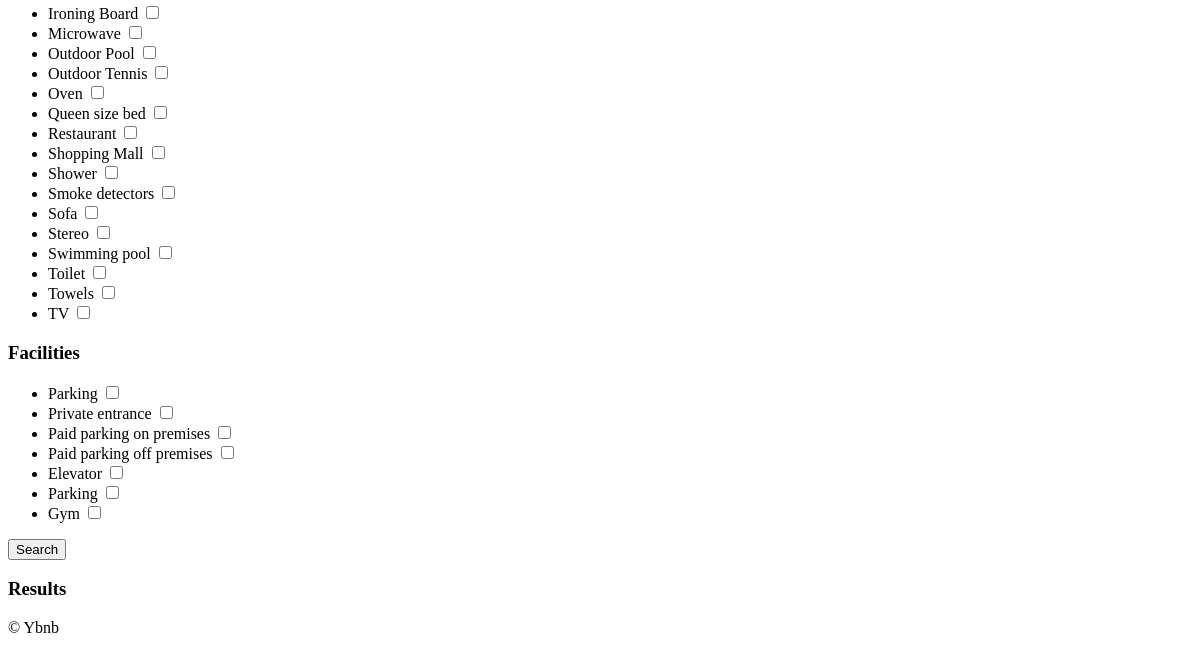
Before: /rooms/search/ (lower part) with the older database file.
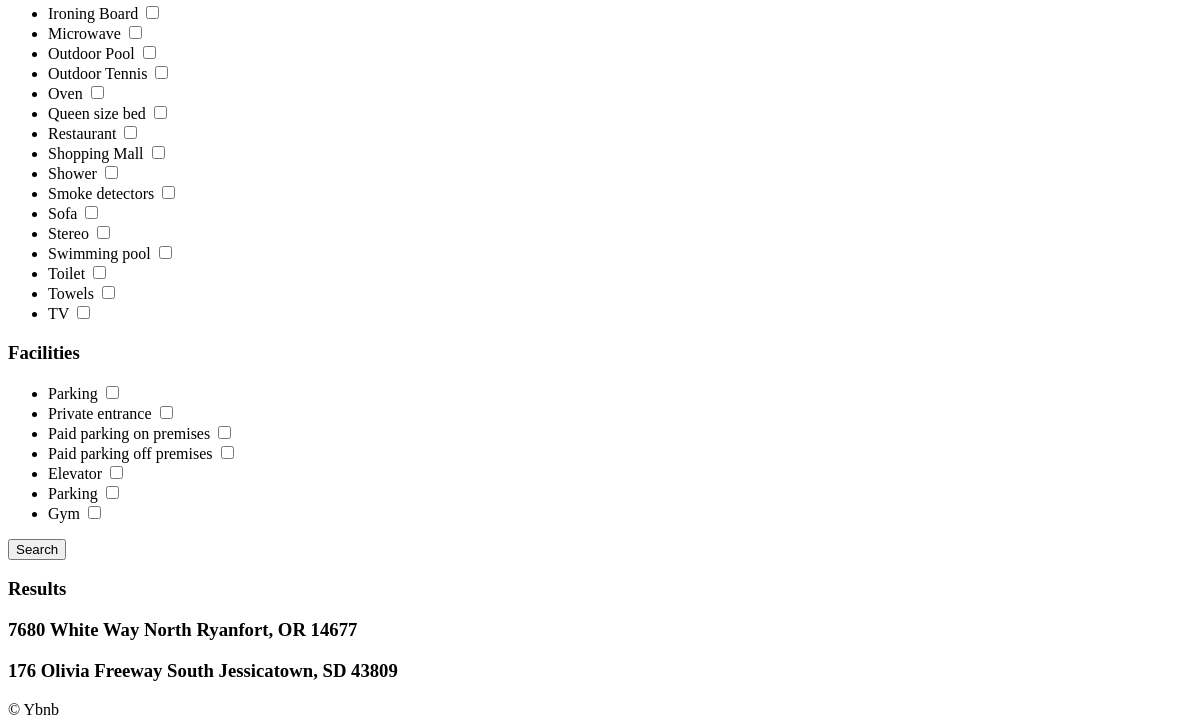
After: the same page with the newer database file.
### rooms/models.py (models this page shows, shortened)
class AbstractItem(core_models.TimeStampedModel):
    name = models.CharField(max_length=80)
    class Meta:
        abstract = True

class Amenity(AbstractItem):
    class Meta:
        verbose_name_plural = "Amenities"

class Facility(AbstractItem):
    class Meta:
        verbose_name_plural = "Facilities"

class Room(core_models.TimeStampedModel):
    name = models.CharField(max_length=140)
    description = models.TextField()
    country = CountryField()
    city = models.CharField(max_length=80)
    price = models.IntegerField()
    address = models.CharField(max_length=140)
    guests = models.IntegerField()
    beds = models.IntegerField()
    bedrooms = models.IntegerField()
    baths = models.IntegerField()
    check_in = models.TimeField()
    check_out = models.TimeField()
    instant_book = models.BooleanField(default=False)
    host = models.ForeignKey(
        "users.User", related_name="rooms", on_delete=models.CASCADE
    )
    room_type = models.ForeignKey(
        "RoomType", related_name="rooms", on_delete=models.SET_NULL, null=True
    )
    amenities = models.ManyToManyField("Amenity", related_name="rooms", blank=True)
    facilities = models.ManyToManyField("Facility", related_name="rooms", blank=True)
    house_rules = models.ManyToManyField("HouseRule", related_name="rooms", blank=True)

### rooms/views.py (the view)
# urls.py: path("search/", views.search, name="search"),
def search(request):
    city = request.GET.get("city", "Anywhere")
    city = str.capitalize(city)
    country = request.GET.get("country", "KR")
    room_type = int(request.GET.get("room_type", 0))
    price = int(request.GET.get("price", 0))
    guests = int(request.GET.get("guests", 0))
    bedrooms = int(request.GET.get("bedrooms", 0))
    beds = int(request.GET.get("beds", 0))
    baths = int(request.GET.get("baths", 0))
    instant = request.GET.get("instant", False)
    super_host = request.GET.get("super_host", False)
    s_amenities = request.GET.getlist("amenities")
    s_facilities = request.GET.getlist("facilities")
    form = {
        "city": city,
        "s_room_type": room_type,
        "s_country": country,
        "price": price,
        "guests": guests,
        "bedrooms": bedrooms,
        "beds": beds,
        "baths": baths,
        "s_amenities": s_amenities,
        "s_facilities": s_facilities,
        "instant": instant,
        "super_host": super_host,
    }
    room_types = models.RoomType.objects.all()
    amenities = models.Amenity.objects.all()
    facilities = models.Facility.objects.all()
    choices = {
        "countries": countries,
        "room_types": room_types,
        "amenities": amenities,
        "facilities": facilities,
    }
    filter_args = {}
    if city != "Anywhere":
        filter_args["city__startswith"] = city
    filter_args["country"] = country
    if room_type != 0:
        filter_args["room_type__pk"] = room_type
    rooms = models.Room.objects.filter(**filter_args)
    return render(request, "rooms/search.html", {**form, **choices, "rooms": rooms})

### templates/rooms/search.html (shortened to what this page needs)
{% extends "base.html" %}
{% block content %}
    <form method="get" action="{% url 'rooms:search' %}">
        <div>
            <ul>
                {% for amenity in amenities %}
                    <li>
                        <label for="a_{{amenity.pk}}">{{amenity.name}}</label>
                        <input
                        id="a_{{amenity.pk}}"
                        name="amenities"
                        type="checkbox"
                        value={{amenity.pk}}
                        />
                    </li>
                {% endfor %}
            </ul>
        </div>
        <div>
            <h3>Facilities</h3>
            <ul>
                {% for facility in facilities %}
                    <li>
                        <label for="f_{{facility.pk}}">{{facility.name}}</label>
                        <input
                        id="f_{{facility.pk}}"
                        name="facilities"
                        type="checkbox"
                        value={{facility.pk}}
                        />
                    </li>
                {% endfor %}
            </ul>
        </div>
        <button>Search</button>
    </form>
    <h3>Results</h3>
    {% for room in rooms  %}
        <h3>{{room.name}}</h3>
    {% endfor %}
{% endblock content %}

Changed rows visible on the page:
added Room: name "7680 White Way North Ryanfort, OR 14677"
added Room: name "176 Olivia Freeway South Jessicatown, SD 43809"
